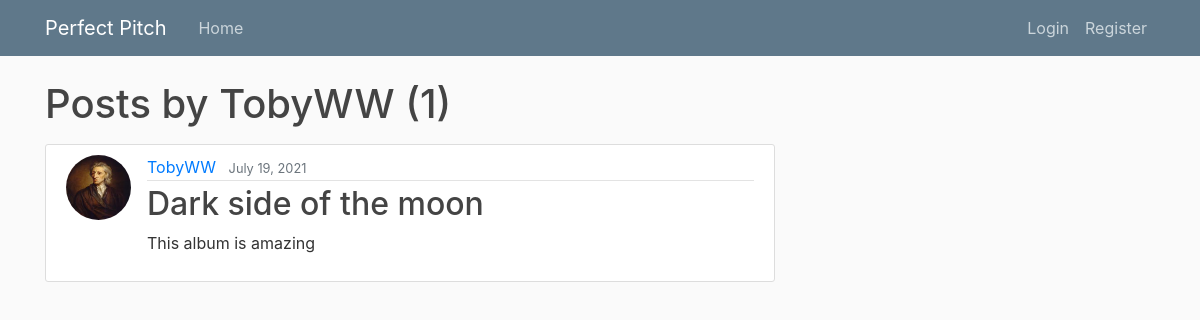
The page /user/TobyWW on the database its author committed.
### reviews/models.py (models this page shows, shortened)
class Post(models.Model):
    title = models.CharField(max_length=100)
    content = models.TextField()
    date_posted = models.DateTimeField(default=timezone.now)
    author = models.ForeignKey(User, on_delete=models.CASCADE)

### users/models.py (models this page shows, shortened)
class Profile(models.Model):
    user = models.OneToOneField(User, on_delete=models.CASCADE)
    image = models.ImageField(default='default.jpg', upload_to='profile_pics')

### reviews/views.py (the view)
# urls.py: path('user/<str:username>', UserPostListView.as_view(), name='user-posts'),
class UserPostListView(ListView):
    model = Post
    template_name = 'reviews/user_posts.html'  # <app>/<model>_<viewtype>.html
    context_object_name = 'posts'
    paginate_by = 5
    def get_queryset(self):
        user = get_object_or_404(User, username=self.kwargs.get('username'))
        return Post.objects.filter(author=user).order_by('-date_posted')

### reviews/templates/reviews/user_posts.html (shortened to what this page needs)
{% extends "reviews/base.html" %}
{% block content %}
    <h1 class="mb-3">Posts by {{ view.kwargs.username }} ({{ page_obj.paginator.count }})</h1>
    {% for post in posts %}
        <article class="media content-section">
          <img class="rounded-circle article-img" src="{{ post.author.profile.image.url }}">
          <div class="media-body">
            <div class="article-metadata">
              <a class="mr-2" href="{% url 'user-posts' post.author.username %}">{{ post.author }}</a>
              <small class="text-muted">{{ post.date_posted|date:"F d, Y" }}</small>
            </div>
            <h2><a class="article-title" href="{% url 'post-detail' post.id %}">{{ post.title }}</a></h2>
            <p class="article-content">{{ post.content }}</p>
          </div>
        </article>
    {% endfor %}
{% endblock content %}

### reviews/static/reviews/main.css (style rules this page uses)
body { background: #fafafa; color: #333333; margin-top: 5rem; }
h1, h2, h3, h4, h5, h6 { color: #444444; }
.content-section { background: #ffffff; padding: 10px 20px; border: 1px solid #dddddd; border-radius: 3px; margin-bottom: 20px; }
.article-title { color: #444444; }
.article-content { white-space: pre-line; }
.article-img { height: 65px; width: 65px; margin-right: 16px; }
.article-metadata { padding-bottom: 1px; margin-bottom: 4px; border-bottom: 1px solid #e3e3e3 }

### rows shown on the page
Post: author.profile.image (placeholder picture), author "TobyWW", date_posted "July 19, 2021", title "Dark side of the moon", content "This album is amazing"

### other values the page prints
{{ view.kwargs.username }} "TobyWW"
{{ page_obj.paginator.count }} "1"
